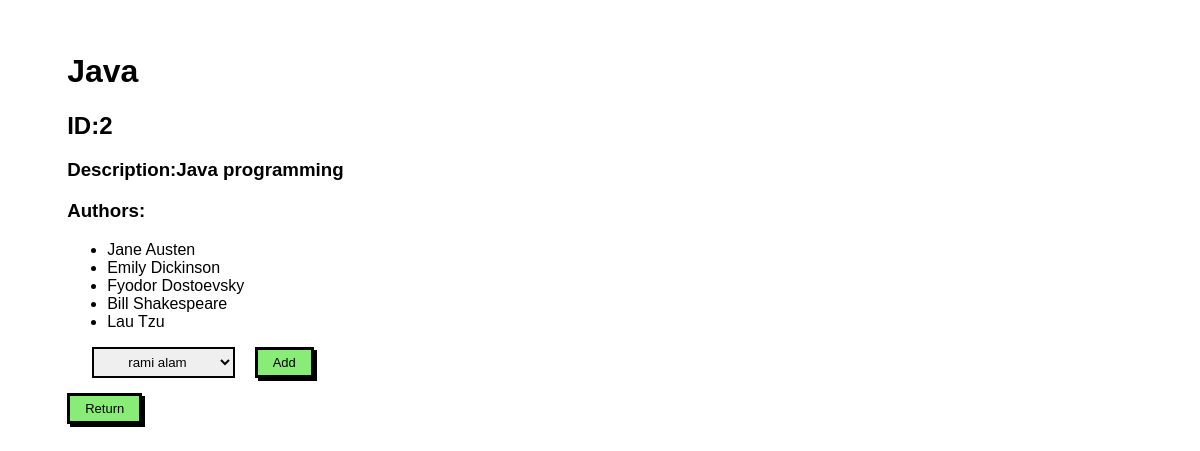
The page /book/2 on the database its author committed.
### books_authors_app/models.py (models this page shows, shortened)
class book(models.Model):
    title = models.CharField(max_length=70)
    desc = models.TextField()
    created_at = models.DateTimeField(auto_now_add=True)
    updated_at = models.DateTimeField(auto_now=True)
    def show(id):
        return book.objects.get(id=int(id))

class author(models.Model):
    first_name = models.CharField(max_length=45)
    last_name = models.CharField(max_length=45)
    notes = models.TextField()
    books = models.ManyToManyField(book,related_name="authors")
    created_at = models.DateTimeField(auto_now_add=True)
    updated_at = models.DateTimeField(auto_now=True)
    def show_all():
        return author.objects.all()

### books_authors_app/views.py (the view)
# urls.py: path('book/<int:id>', views.book_view),
def book_view(request,id):
    context={
        "onebook":book.show(id),
        "allauthors":author.show_all()
    }
    return render(request,"onebook.html",context)

### books_authors_app/templates/onebook.html (shortened to what this page needs)
<!DOCTYPE html>
<html lang="en">
<head>
    {%load static%}
    <link rel="stylesheet" href="{% static 'css/styling2.css' %}">
</head>
<body>
    <div class="container">
        <h1>{{onebook.title}}</h1>
        <h2>ID:{{onebook.id}}</h2>
        <h3>Description:{{onebook.desc}}</h3>
        <h3>Authors:</h3>
        <ul>
            {%for author in onebook.authors.all%}
            <li>{{author.first_name}} {{author.last_name}}</li>
            {%endfor%}
        </ul>
        <form method="post" action="/authoradd">
            <select name="author1">
                {%for authorr in allauthors%}
                {%if authorr not in onebook.authors.all%}
                <option value="{{authorr.id}}">{{authorr.first_name}} {{authorr.last_name}}</option>
                {%endif%}
                {%endfor%}
            </select>
            <button type="submit" class="btn">Add</button>
        </form>
        <form action="/return">
            <button type="submit" class="btn">Return</button>
        </form>
    </div>
</body>
</html>

### books_authors_app/static/css/styling2.css (style rules this page uses)
* { font-family: sans-serif; }
.container { padding-left: 5%; padding-top: 2%; }
.btn { font-size: small; color: black; background-color: rgb(136, 236, 118); padding: 5px 15px; border: 3px solid black; box-shadow: 3px 3px black; }
select { border: 2px solid black; padding: 5px 30px; margin-bottom: 15px; margin-right: 15px; margin-left: 25px; }

### rows shown on the page
book: title "Java", id "2", desc "Java programming"
author: first_name "Jane", last_name "Austen"
author: first_name "Emily", last_name "Dickinson"
author: first_name "Fyodor", last_name "Dostoevsky"
author: first_name "Bill", last_name "Shakespeare"
author: first_name "Lau", last_name "Tzu"

### other values the page prints
form field author1 "rami alam"
